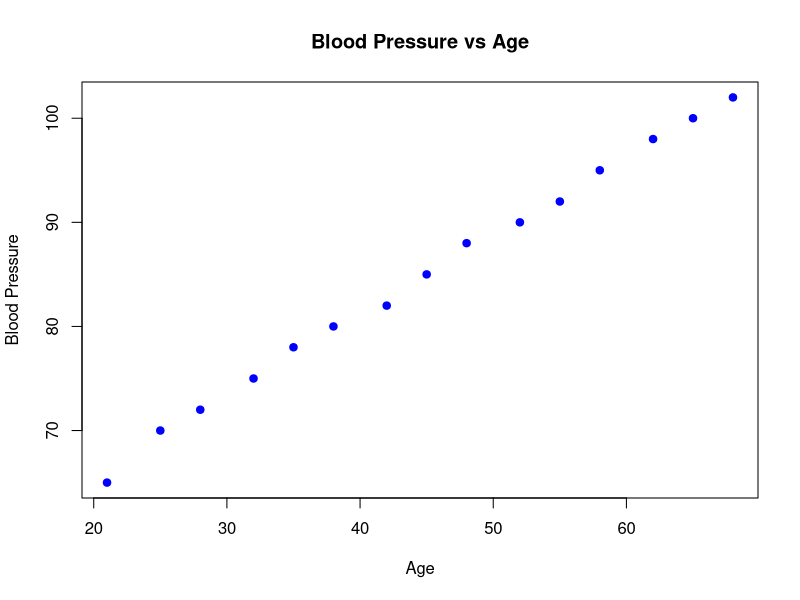
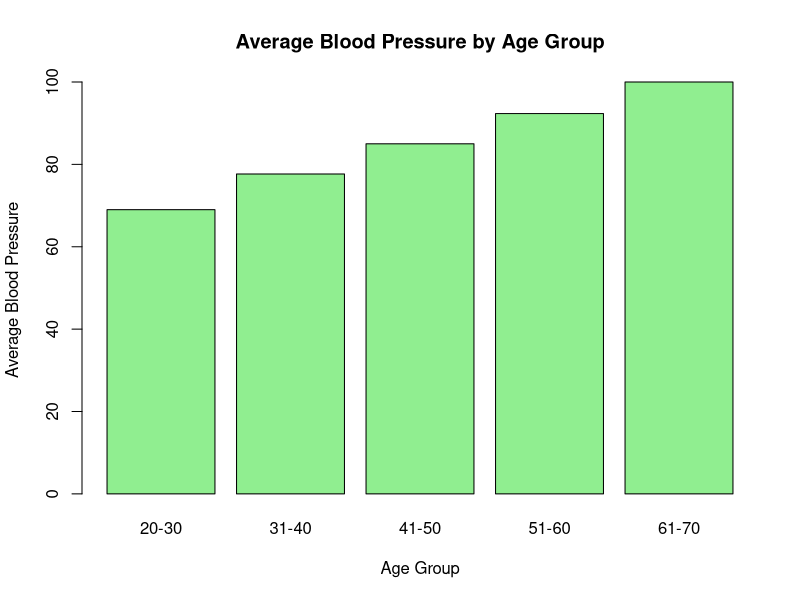

Write R code to recreate these figures, in order.
# Create Diabetes Dataset
diabetes <- data.frame(
  Age = c(21,25,28,32,35,38,42,45,48,52,55,58,62,65,68),
  BloodPressure = c(65,70,72,75,78,80,82,85,88,90,92,95,98,100,102)
)

# Display Dataset
print(diabetes)

# Scatter Plot
plot(diabetes$Age, diabetes$BloodPressure,
     main = "Blood Pressure vs Age",
     xlab = "Age",
     ylab = "Blood Pressure",
     pch = 19,
     col = "blue")

# Create Age Groups
diabetes$AgeGroup <- cut(diabetes$Age,
                         breaks = c(20,30,40,50,60,70),
                         labels = c("20-30","31-40","41-50","51-60","61-70"))

# Calculate Average Blood Pressure
bp <- aggregate(BloodPressure ~ AgeGroup,
                data = diabetes,
                FUN = mean)

# Display Average BP
print(bp)

# Bar Chart
barplot(bp$BloodPressure,
        names.arg = bp$AgeGroup,
        col = "lightgreen",
        main = "Average Blood Pressure by Age Group",
        xlab = "Age Group",
        ylab = "Average Blood Pressure")
